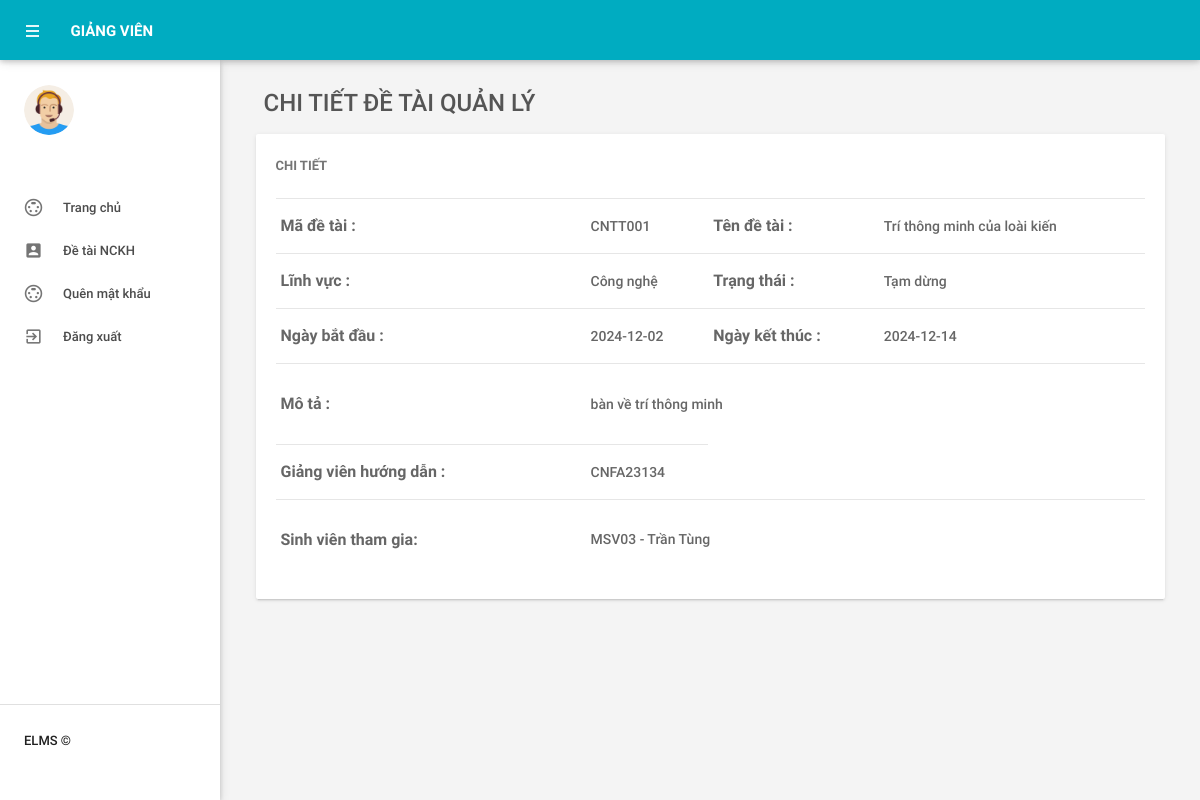
/BTL_CNPM/leave-details.php?madetai=CNTT001 (signed in), run on the app's committed database.
### tables this page shows
CREATE TABLE `tbldetai` (
  `MaDeTai` varchar(20) NOT NULL,
  `TenDeTai` varchar(50) NOT NULL,
  `LinhVuc` varchar(50) NOT NULL,
  `NgayBatDau` date NOT NULL,
  `NgayKetThuc` date NOT NULL,
  `TrangThai` varchar(50) NOT NULL,
  `MoTa` varchar(100) NOT NULL,
  `GiangVien` varchar(20) NOT NULL,
  `SinhVien` varchar(20) NOT NULL
);

CREATE TABLE `sinh_vien` (
  `MaSV` varchar(50) NOT NULL,
  `Hoten` varchar(50) NOT NULL,
  `Lop` varchar(50) NOT NULL,
  `Khoa` varchar(50) NOT NULL,
  `Email` varchar(50) NOT NULL,
  `Password` varchar(50) NOT NULL
);

### BTL_CNPM/leave-details.php (the view, shortened to what this page needs)
<?php
include('includes/config.php');
if(strlen($_SESSION['emplogin'])==0)
    {
header('location:index.php');
}
else{
 ?>
<!DOCTYPE html>
<html lang="en">
    <head>
        <link type="text/css" rel="stylesheet" href="assets/plugins/materialize/css/materialize.min.css"/>
        <link href="assets/plugins/material-preloader/css/materialPreloader.min.css" rel="stylesheet">
        <link href="assets/plugins/datatables/css/jquery.dataTables.min.css" rel="stylesheet">
                <link href="assets/plugins/google-code-prettify/prettify.css" rel="stylesheet" type="text/css"/>
        <link href="assets/css/alpha.min.css" rel="stylesheet" type="text/css"/>
        <link href="assets/css/custom.css" rel="stylesheet" type="text/css"/>
    </head>
    <body>
       <?php include('includes/header.php');?>
       <?php include('includes/sidebar.php');?>
            <main class="mn-inner">
                <div class="row">
                    <div class="col s12">
                        <div class="page-title" style="font-size:24px;">Chi tiết đề tài quản lý</div>
                    </div>
                    <div class="col s12 m12 l12">
                        <div class="card">
                            <div class="card-content">
                                <span class="card-title">Chi tiết</span>
                                <table id="example" class="display responsive-table ">
                                    <tbody>
            <?php
           if (isset($_GET['madetai'])) {
            $madetai = $_GET['madetai'];
            $sql = "SELECT * FROM tbldetai WHERE MaDeTai = :madetai";
            $query = $dbh->prepare($sql);
            $query->bindParam(':madetai', $madetai, PDO::PARAM_STR);
            $query->execute();
            $kqua = $query->fetch(PDO::FETCH_OBJ);
        }
            ?>
            <tr>
                <td style="font-size:16px; width: 300px"> <b>Mã đề tài :</b></td>
                <td><?php echo htmlentities($kqua->MaDeTai);?></td>
                <td style="font-size:16px;"><b>Tên đề tài :</b></td>
                <td><?php echo htmlentities($kqua->TenDeTai);?></td>
                </tr>
                <tr>
                    <td style="font-size:16px;"><b>Lĩnh vực :</b></td>
                <td><?php echo htmlentities($kqua->LinhVuc);?></td>
                    <td style="font-size:16px;"><b>Trạng thái :</b></td>
                    <td><?php echo htmlentities($kqua->TrangThai);?></td>
                </tr>
            <tr>
                <td style="font-size:16px;"><b>Ngày bắt đầu :</b></td>
                <td><?php echo htmlentities($kqua->NgayBatDau);?></td>
                    <td style="font-size:16px;"><b>Ngày kết thúc :</b></td>
                <td><?php echo htmlentities($kqua->NgayKetThuc);?> </td>
            </tr>
            <tr>
                <td style="font-size:16px; height: 50px"><b>Mô tả : </b></td>
                <td colspan="5"><?php echo htmlentities($kqua->MoTa);?></td>
            </tr>
            <tr>
                <td style="font-size:16px;"><b>Giảng viên hướng dẫn :</b></td>
                <td><?php echo htmlentities($kqua->GiangVien);?> </td>
            </tr>
      <?php
if (isset($kqua->SinhVien) && !empty($kqua->SinhVien)) {
    $student_ids = explode(",", $kqua->SinhVien);
    $placeholders = implode(",", array_fill(0, count($student_ids), "?"));
    $sql_students = "SELECT MaSV, Hoten
                     FROM sinh_vien
                     WHERE MaSV IN ($placeholders)
                     ORDER BY Hoten ASC";
    $stmt = $dbh->prepare($sql_students);
    $stmt->execute($student_ids);
    $students = $stmt->fetchAll(PDO::FETCH_OBJ);
} else {
    $students = [];
}
?>
     <tr>
    <td style="font-size:16px;"><b>Sinh viên tham gia:</b></td>
    <td colspan="3">
        <?php if (!empty($students)): ?>
            <ul>
                <?php foreach ($students as $student): ?>
                    <li><?= htmlentities($student->MaSV) ?> - <?= htmlentities($student->Hoten) ?></li>
                <?php endforeach; ?>
            </ul>
        <?php else: ?>
            Không có sinh viên tham gia.
        <?php endif; ?>
    </td>
</tr>
                                    </tbody>
                                </table>
                            </div>
                        </div>
                    </div>
                </div>
            </main>
        </div>
        <div class="left-sidebar-hover"></div>
    </body>
</html>
<?php } ?>

### data on the page
tbldetai: MaDeTai "CNTT001", TenDeTai "Trí thông minh của loài kiến", LinhVuc "Công nghệ", TrangThai "Tạm dừng", NgayBatDau "2024-12-02", NgayKetThuc "2024-12-14", MoTa "bàn về trí thông minh", GiangVien "CNFA23134"
sinh_vien: MaSV "MSV03", Hoten "Trần Tùng"
